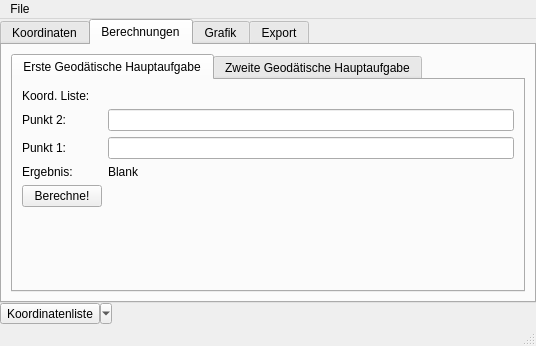
<?xml version="1.0" encoding="UTF-8"?>
<ui version="4.0">
 <class>GeoCalc</class>
 <widget class="QMainWindow" name="GeoCalc">
  <property name="geometry">
   <rect>
    <x>0</x>
    <y>0</y>
    <width>536</width>
    <height>346</height>
   </rect>
  </property>
  <property name="windowTitle">
   <string>Geocalc</string>
  </property>
  <property name="autoFillBackground">
   <bool>false</bool>
  </property>
  <widget class="QWidget" name="centralwidget">
   <layout class="QGridLayout" name="gridLayout">
    <property name="leftMargin">
     <number>0</number>
    </property>
    <property name="topMargin">
     <number>0</number>
    </property>
    <property name="rightMargin">
     <number>0</number>
    </property>
    <property name="bottomMargin">
     <number>0</number>
    </property>
    <property name="spacing">
     <number>0</number>
    </property>
    <item row="0" column="0" rowspan="2">
     <widget class="QTabWidget" name="main_tabWidget">
      <property name="currentIndex">
       <number>1</number>
      </property>
      <widget class="QWidget" name="koordinaten_tab">
       <attribute name="title">
        <string>Koordinaten</string>
       </attribute>
       <layout class="QGridLayout" name="gridLayout_2">
        <property name="leftMargin">
         <number>0</number>
        </property>
        <property name="topMargin">
         <number>0</number>
        </property>
        <property name="rightMargin">
         <number>0</number>
        </property>
        <property name="bottomMargin">
         <number>0</number>
        </property>
        <property name="spacing">
         <number>0</number>
        </property>
        <item row="0" column="0">
         <widget class="QTabWidget" name="koordinaten_tabWidget">
          <property name="currentIndex">
           <number>0</number>
          </property>
          <property name="tabsClosable">
           <bool>false</bool>
          </property>
          <property name="tabBarAutoHide">
           <bool>false</bool>
          </property>
          <widget class="QWidget" name="tabelle1_tab">
           <attribute name="title">
            <string>KT 1</string>
           </attribute>
           <layout class="QGridLayout" name="gridLayout_5">
            <item row="1" column="1">
             <widget class="QLineEdit" name="koordinaten_tabelle1_pktnr_entry">
              <property name="frame">
               <bool>true</bool>
              </property>
              <property name="echoMode">
               <enum>QLineEdit::Normal</enum>
              </property>
             </widget>
            </item>
            <item row="0" column="1">
             <widget class="QLabel" name="koordinaten_tabelle1_pktnr_label">
              <property name="frameShape">
               <enum>QFrame::NoFrame</enum>
              </property>
              <property name="frameShadow">
               <enum>QFrame::Plain</enum>
              </property>
              <property name="text">
               <string>Punkt Nummer</string>
              </property>
              <property name="textFormat">
               <enum>Qt::AutoText</enum>
              </property>
              <property name="scaledContents">
               <bool>false</bool>
              </property>
              <property name="alignment">
               <set>Qt::AlignCenter</set>
              </property>
             </widget>
            </item>
            <item row="4" column="1" colspan="4">
             <widget class="QTableWidget" name="koordinaten_tabelle1_pktliste_table">
              <column>
               <property name="text">
                <string>Pkt. Nr.</string>
               </property>
              </column>
              <column>
               <property name="text">
                <string>Rechtswert (Y)</string>
               </property>
              </column>
              <column>
               <property name="text">
                <string>Hochwert (X)</string>
               </property>
              </column>
              <column>
               <property name="text">
                <string>Höhe über NHN</string>
               </property>
              </column>
             </widget>
            </item>
            <item row="1" column="4">
             <widget class="QLineEdit" name="koordinaten_tabelle1_hoehe_entry">
              <property name="frame">
               <bool>true</bool>
              </property>
              <property name="echoMode">
               <enum>QLineEdit::Normal</enum>
              </property>
             </widget>
            </item>
            <item row="0" column="3">
             <widget class="QLabel" name="koordinaten_tabelle1_hwert_label">
              <property name="text">
               <string>Hochwert</string>
              </property>
              <property name="alignment">
               <set>Qt::AlignCenter</set>
              </property>
             </widget>
            </item>
            <item row="1" column="2">
             <widget class="QLineEdit" name="koordinaten_tabelle1_rewert_entry">
              <property name="frame">
               <bool>true</bool>
              </property>
              <property name="echoMode">
               <enum>QLineEdit::Normal</enum>
              </property>
             </widget>
            </item>
            <item row="1" column="3">
             <widget class="QLineEdit" name="koordinaten_tabelle1_hwert_entry">
              <property name="frame">
               <bool>true</bool>
              </property>
              <property name="echoMode">
               <enum>QLineEdit::Normal</enum>
              </property>
             </widget>
            </item>
            <item row="2" column="1" colspan="4">
             <widget class="QPushButton" name="koordinaten_tabelle1_pkthinzufuegen_button">
              <property name="text">
               <string>Punkt hinzufügen</string>
              </property>
             </widget>
            </item>
            <item row="0" column="4">
             <widget class="QLabel" name="koordinaten_tabelle1_hoehe_label">
              <property name="text">
               <string>Höhe</string>
              </property>
              <property name="alignment">
               <set>Qt::AlignCenter</set>
              </property>
             </widget>
            </item>
            <item row="0" column="2">
             <widget class="QLabel" name="koordinaten_tabelle1_rewert_label">
              <property name="text">
               <string>Rechtswert</string>
              </property>
              <property name="alignment">
               <set>Qt::AlignCenter</set>
              </property>
             </widget>
            </item>
            <item row="3" column="1" colspan="4">
             <widget class="QLabel" name="koordinaten_tabelle1_return_label">
              <property name="text">
               <string/>
              </property>
              <property name="alignment">
               <set>Qt::AlignCenter</set>
              </property>
             </widget>
            </item>
           </layout>
          </widget>
          <widget class="QWidget" name="add_tab">
           <attribute name="title">
            <string>+</string>
           </attribute>
          </widget>
         </widget>
        </item>
       </layout>
      </widget>
      <widget class="QWidget" name="berechnungen_tab">
       <attribute name="title">
        <string>Berechnungen</string>
       </attribute>
       <layout class="QGridLayout" name="gridLayout_4">
        <item row="0" column="1">
         <widget class="QTabWidget" name="berechnungen_tabWidget">
          <property name="currentIndex">
           <number>0</number>
          </property>
          <widget class="QWidget" name="berechnungen_geoaufg1_tab">
           <attribute name="title">
            <string>Erste Geodätische Hauptaufgabe</string>
           </attribute>
           <layout class="QFormLayout" name="formLayout">
            <item row="0" column="0">
             <widget class="QLabel" name="label_5">
              <property name="text">
               <string>Koord. Liste:</string>
              </property>
             </widget>
            </item>
            <item row="1" column="0">
             <widget class="QLabel" name="label_2">
              <property name="text">
               <string>Punkt 2:</string>
              </property>
             </widget>
            </item>
            <item row="1" column="1">
             <widget class="QLineEdit" name="lineEdit"/>
            </item>
            <item row="2" column="0">
             <widget class="QLabel" name="label">
              <property name="text">
               <string>Punkt 1:</string>
              </property>
             </widget>
            </item>
            <item row="2" column="1">
             <widget class="QLineEdit" name="lineEdit_2"/>
            </item>
            <item row="3" column="0">
             <widget class="QLabel" name="label_3">
              <property name="text">
               <string>Ergebnis:</string>
              </property>
             </widget>
            </item>
            <item row="3" column="1">
             <widget class="QLabel" name="label_4">
              <property name="text">
               <string>Blank</string>
              </property>
             </widget>
            </item>
            <item row="6" column="0">
             <widget class="QPushButton" name="pushButton">
              <property name="text">
               <string>Berechne!</string>
              </property>
             </widget>
            </item>
           </layout>
          </widget>
          <widget class="QWidget" name="geoAfg2_tab">
           <attribute name="title">
            <string>Zweite Geodätische Hauptaufgabe</string>
           </attribute>
          </widget>
         </widget>
        </item>
       </layout>
      </widget>
      <widget class="QWidget" name="grafik_tab">
       <attribute name="title">
        <string>Grafik</string>
       </attribute>
       <layout class="QGridLayout" name="gridLayout_3">
        <item row="1" column="0">
         <widget class="QPushButton" name="grafik_anzeigen_button">
          <property name="minimumSize">
           <size>
            <width>0</width>
            <height>0</height>
           </size>
          </property>
          <property name="text">
           <string>Anzeigen</string>
          </property>
         </widget>
        </item>
        <item row="0" column="0" colspan="2">
         <widget class="QGraphicsView" name="grafik_grafik_graphicsview"/>
        </item>
        <item row="2" column="0">
         <widget class="QPushButton" name="grafik_plus_button">
          <property name="text">
           <string>+</string>
          </property>
         </widget>
        </item>
        <item row="1" column="1">
         <widget class="QPushButton" name="grafik_clear_button">
          <property name="text">
           <string>Clear</string>
          </property>
         </widget>
        </item>
        <item row="2" column="1">
         <widget class="QPushButton" name="grafik_minus_button">
          <property name="text">
           <string>-</string>
          </property>
         </widget>
        </item>
       </layout>
      </widget>
      <widget class="QWidget" name="export_tab">
       <attribute name="title">
        <string>Export</string>
       </attribute>
       <layout class="QGridLayout" name="gridLayout_6">
        <item row="0" column="1">
         <widget class="QPushButton" name="export_autocad_button">
          <property name="text">
           <string>AutoCAD</string>
          </property>
         </widget>
        </item>
        <item row="0" column="0">
         <widget class="QPushButton" name="export_csv_button">
          <property name="text">
           <string>CSV</string>
          </property>
         </widget>
        </item>
        <item row="0" column="2">
         <widget class="QPushButton" name="export_tab_button">
          <property name="text">
           <string>Tab</string>
          </property>
         </widget>
        </item>
        <item row="1" column="0" colspan="3">
         <widget class="QPlainTextEdit" name="export_export_plaintxtedit">
          <property name="lineWrapMode">
           <enum>QPlainTextEdit::WidgetWidth</enum>
          </property>
          <property name="overwriteMode">
           <bool>false</bool>
          </property>
         </widget>
        </item>
       </layout>
      </widget>
     </widget>
    </item>
    <item row="2" column="0">
     <widget class="QToolButton" name="berechnungen_geoaufg1_toolbutton">
      <property name="text">
       <string>Koordinatenliste</string>
      </property>
      <property name="popupMode">
       <enum>QToolButton::MenuButtonPopup</enum>
      </property>
      <property name="arrowType">
       <enum>Qt::NoArrow</enum>
      </property>
     </widget>
    </item>
   </layout>
  </widget>
  <widget class="QStatusBar" name="statusbar"/>
  <widget class="QMenuBar" name="menubar">
   <property name="geometry">
    <rect>
     <x>0</x>
     <y>0</y>
     <width>536</width>
     <height>21</height>
    </rect>
   </property>
   <widget class="QMenu" name="menuFile">
    <property name="title">
     <string>File</string>
    </property>
    <addaction name="actionSave"/>
   </widget>
   <addaction name="menuFile"/>
  </widget>
  <action name="actionSave">
   <property name="text">
    <string>Save</string>
   </property>
   <property name="statusTip">
    <string>Save</string>
   </property>
   <property name="shortcut">
    <string>Ctrl+S</string>
   </property>
  </action>
 </widget>
 <resources/>
 <connections/>
</ui>
